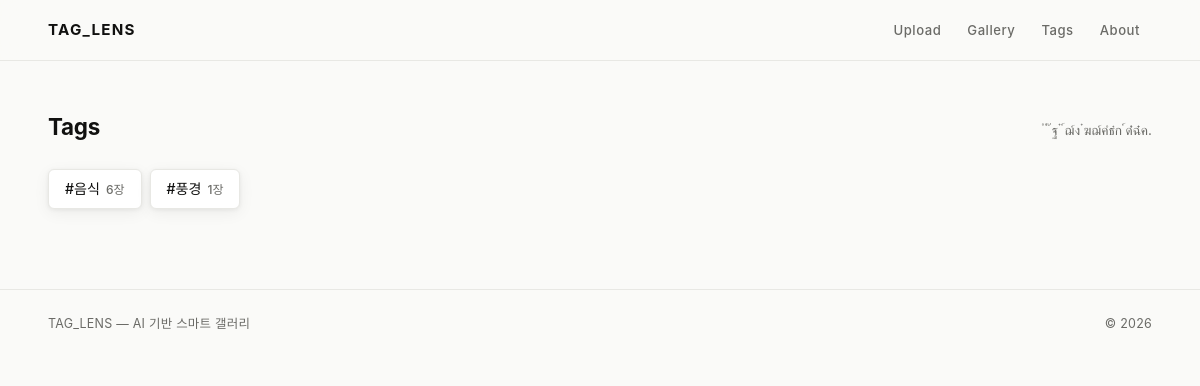
The app's page /tags, older data.
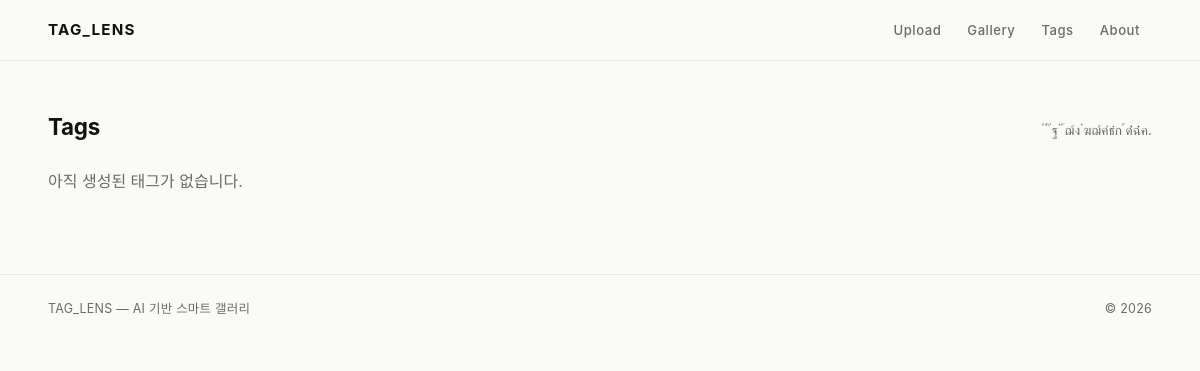
The same page, newer data.
### tables this page shows
CREATE TABLE tag (
                id INTEGER PRIMARY KEY AUTOINCREMENT,
                name TEXT NOT NULL UNIQUE
            );

### app.py (the view)
@app.route("/tags")
def tag_view():
    tag_counts = get_tag_counts()
    return render_template("tag_view.html", tag_counts=tag_counts)

### app.py (called while the page is built)
@app.before_request
def bootstrap_db() -> None:
    if "db_initialized" not in session:
        init_db()
        session["db_initialized"] = True

### database/database.py (called while the page is built)
def get_connection() -> sqlite3.Connection:
    conn = sqlite3.connect(DB_PATH)
    conn.row_factory = sqlite3.Row
    conn.execute("PRAGMA foreign_keys = ON")
    return conn

def get_tag_counts() -> list[sqlite3.Row]:
    with get_connection() as conn:
        return list(
            conn.execute(
                """
                SELECT t.name, COUNT(pt.photo_id) AS photo_count
                FROM tag t
                LEFT JOIN photo_tag pt ON pt.tag_id = t.id
                GROUP BY t.id, t.name
                ORDER BY photo_count DESC, t.name ASC
                """
            ).fetchall()
        )

### templates/tag_view.html (shortened to what this page needs)
{% extends 'base.html' %}
{% block content %}
<div class="section-head" style="margin-bottom:24px;">
    <h2 style="font-size:1.4rem;font-weight:700;letter-spacing:-.01em;color:var(--ink);text-transform:none;">Tags</h2>
    <p style="font-size:.85rem;color:var(--ink-2);">ํ ํ ๊ฐ ๋ ์ฌ์ง ๋ฆฌ์คํธ๋ก ์ด๋ํฉ๋๋ค.</p>
</div>
<div class="tag-big-grid">
    {% for row in tag_counts %}
    <a class="tag-big" href="{{ url_for('gallery', tag=row.name) }}">
        {{ row.name }}
        <span class="count">{{ row.photo_count }}장</span>
    </a>
    {% else %}
    <p style="color:var(--ink-2);">아직 생성된 태그가 없습니다.</p>
    {% endfor %}
</div>
{% endblock %}

### templates/base.html (shortened to what this page needs)
<!DOCTYPE html>
<html lang="ko">
<head>
    <link rel="stylesheet" href="{{ url_for('static', filename='css/style.css') }}">
</head>
<body>
    <header class="site-header">
        <div class="container nav-wrap">
            <a class="logo" href="{{ url_for('home') }}">TAG_LENS</a>
            <nav>
                <a href="{{ url_for('upload') }}">Upload</a>
                <a href="{{ url_for('gallery') }}">Gallery</a>
                <a href="{{ url_for('tag_view') }}">Tags</a>
                <a href="{{ url_for('about') }}">About</a>
            </nav>
        </div>
    </header>
    <main class="container">
        {% block content %}{% endblock %}
    </main>
    <footer class="site-footer">
        <div class="container footer-wrap">
            <p>TAG_LENS &mdash; AI 기반 스마트 갤러리</p>
            <p>&copy; 2026</p>
        </div>
    </footer>
</body>
</html>

### static/css/style.css (style rules this page uses)
*, *::before, *::after { box-sizing: border-box; margin: 0; padding: 0; }
:root { --bg: #fafaf8; --ink: #111110; --ink-2: #6b6b67; --line: #e8e8e4; --white: #ffffff; --accent: #111110; --danger: #b91c1c; --tag-bg: #f0f0ec; --tag-hover: #e4e4e0; --radius-sm: 6px; --radius-md: 12px; --radius-lg: 20px; --shadow: 0 1px 4px rgba(0,0,0,.06), 0 4px 16px rgba(0,0,0,.06); }
html { scroll-behavior: smooth; }
body { font-family: "Pretendard", "Noto Sans KR", -apple-system, BlinkMacSystemFont, sans-serif; background: var(--bg); color: var(--ink); line-height: 1.6; -webkit-font-smoothing: antialiased; }
a { color: inherit; text-decoration: none; }
.container { width: min(1160px, 92vw); margin: 0 auto; }
.site-header { position: sticky; top: 0; z-index: 100; background: rgba(250,250,248,.88); backdrop-filter: blur(12px); -webkit-backdrop-filter: blur(12px); border-bottom: 1px solid var(--line); }
.nav-wrap { display: flex; align-items: center; justify-content: space-between; height: 60px; }
.logo { font-size: .95rem; font-weight: 700; letter-spacing: .08em; text-transform: uppercase; }
nav { display: flex; gap: 2px; }
nav a { font-size: .82rem; font-weight: 500; letter-spacing: .04em; color: var(--ink-2); padding: 6px 12px; border-radius: var(--radius-sm); transition: background .15s, color .15s; }
main { padding: 48px 0 80px; }
.section-head { display: flex; align-items: baseline; justify-content: space-between; margin-bottom: 20px; }
.section-head h2 { font-size: 1rem; font-weight: 600; letter-spacing: .04em; text-transform: uppercase; color: var(--ink-2); }
.tag-big-grid { display: flex; flex-wrap: wrap; gap: 8px; }
.site-footer { border-top: 1px solid var(--line); padding: 24px 0; }
.footer-wrap { display: flex; align-items: center; justify-content: space-between; }
.footer-wrap p { font-size: .78rem; color: var(--ink-2); letter-spacing: .02em; }

Row changes from the older to the newer data that the page shows:
removed tag: name "#음식", photo_count "6"
removed tag: name "#풍경", photo_count "1"
Text that changed along with them:
text now shown: "아직 생성된 태그가 없습니다."
